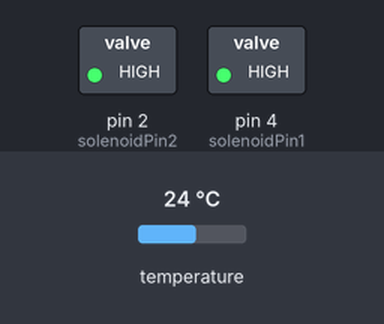
Bench run of a sketch on a simulated Arduino Uno, built with avr-gcc and run on an emulated ATmega328P. On the bench: switched loads named in the sketch (green lamp = pin HIGH). The test bench sets the inputs (shaded band); at power-on: temperature 24 °C. The local clock reads 2024-03-15 10:24:30 at power-on unless the sketch sets it; what the sketch prints to the serial monitor is not drawn.

Above: at 0.1 s.
Timing chart, 0 to 1.6 s (numbered marks = the images above):
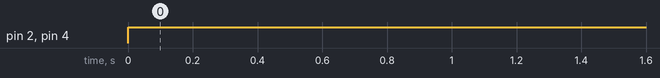

Measured:
- by itself, pin 2 (solenoidPin2), pin 4 (solenoidPin1): LOW → HIGH at 0.00 s

The sketch:

controller_code.ino
```cpp
/*
  MACHAMBAS IRRIGATION CONTROLLER

  Hardware:
    - Arduino Uno
    - SainSmart 2 channel relay module
    - RTC DS3231 AT24C32 IIC module

  Usefull links and references
    - https://randomnerdtutorials.com/guide-for-relay-module-with-arduino/

 */

//-------------------------------------------------------------------------
// IMPORT MODULES

#include "RTClib.h"
RTC_DS3231 rtc;

//-------------------------------------------------------------------------
// GLOBALS

// Watering cycle time
int cycle_hour = 06;
int cycle_minute = 35
;

// Watering cycle size
int pump1_open_t = 5000;
int pump2_open_t = 5000;

// Pin set up
int solenoidPin1 = 4;    //Pump 1 in relay-IN1
int solenoidPin2 = 2;    //Pump 2 in relay-IN2
// Relay GND - Arduino GND
// Relay VCC - Arduino 5V
// RTC SDA - Arduino SDA
// RTC SCL - Arduino SCL
// RTC GND - Arduino GND
// RTC VCC - Arduino 5V

//-------------------------------------------------------------------------
void setup() {
  //Set up pins
  pinMode(solenoidPin1, OUTPUT);
  pinMode(solenoidPin2, OUTPUT);

  // Set baud rate
  Serial.begin(9600); // Print setup
  Serial.println("Controller start!");

  // Test if rtc module is working
  if (! rtc.begin()) {
    Serial.println("Couldn't find RTC");
    while (1);
  }

  // If needed to set the time of the uncomment lines below and
  // upload the code once. After that, comment the line again
  // and if RTC module has power it will keep the correct time.
  // January 21, 2014 at 3am you would call:
  // rtc.adjust(DateTime(F(__DATE__), F(__TIME__)));
  // rtc.adjust(DateTime(2014, 1, 21, 3, 0, 0));

  //rtc.adjust(DateTime(F(__DATE__), F(__TIME__)));
  //rtc.adjust(DateTime(2020, 7, 1, 19, 10, 0));


}

//-------------------------------------------------------------------------
void loop() {

  //-----------------------------------------------------------------------
  // Set both pins to high (relay closed) and wait before first open.
  digitalWrite(solenoidPin1, HIGH);
  digitalWrite(solenoidPin2, HIGH);

  //-----------------------------------------------------------------------
  // Time setup
  DateTime now = rtc.now();

  //-----------------------------------------------------------------------
  // Irrigation cycle interval
  //  This sets a period of one minute in the day when the cycle can happen.
  if(now.hour() == cycle_hour && now.minute() == cycle_minute ){
    IrrigationCycle(pump1_open_t, pump2_open_t);

    // Delay 1 minute so cycle only happens once per day
    delay(60000);
  }

  //-----------------------------------------------------------------------
  // Print date, time and temperature.
  PrintTimeTemp(now);

}

//-------------------------------------------------------------------------
// FUNCTIONS DEFINITION

void IrrigationCycle(int pump1_t, int pump2_t) {
      // Open period 1
    Serial.println("Pump 1 open");
    digitalWrite(solenoidPin1, LOW);
    delay(pump1_t);

    // Close 1
    Serial.println("Pump 1 closed");
    digitalWrite(solenoidPin1, HIGH);

    // Add a delay between pumps for safety
    delay(10000);

    // Open period 2
    Serial.println("Pump 2 open");
    digitalWrite(solenoidPin2, LOW);
    delay(pump2_t);

    // Close 2
    Serial.println("Pump 2 closed");
    digitalWrite(solenoidPin2, HIGH);

}


void PrintTimeTemp(DateTime now) {
    Serial.print(now.year(), DEC);
    Serial.print('/');
    Serial.print(now.month(), DEC);
    Serial.print('/');
    Serial.print(now.day(), DEC);
    Serial.print(' ');

    Serial.print(now.hour(), DEC);
    Serial.print(':');
    Serial.print(now.minute(), DEC);
    Serial.print(' ');

    Serial.print("Temperature: ");
    Serial.print(rtc.getTemperature());
    Serial.println(" C");

    Serial.println();
}
```
